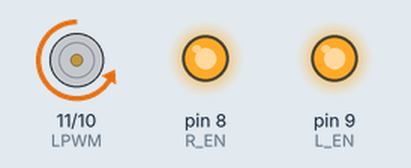
Recording of a sketch running on a simulated Arduino Uno, built with avr-gcc and run on an emulated ATmega328P. Parts: motor-driver pin pairs drawn as motors (green arrow = first pin HIGH = forward, orange = second pin HIGH = backward, longer = more drive), output pins drawn as LEDs (lit = HIGH).

Above: at 1.5 s.
At 3.5 s:
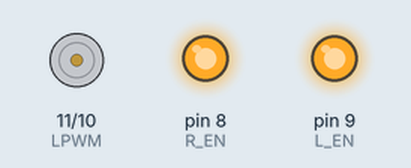
At 5.5 s:
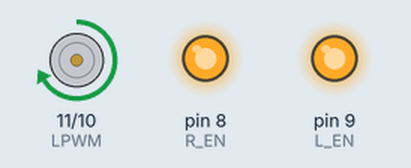
Timing chart, 0 to 10.4 s (numbered marks = the images above):
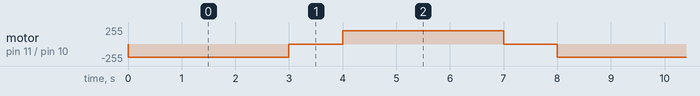

The sketch:

BTS7960-arduino-1.ino
```cpp
// Define motor control pins
#define RPWM 10
#define LPWM 11
#define R_EN 8
#define L_EN 9

void setup()
{
    // Set control pins as output
    pinMode(RPWM, OUTPUT);
    pinMode(LPWM, OUTPUT);
    pinMode(R_EN, OUTPUT);
    pinMode(L_EN, OUTPUT);

    // Enable both sides of the H-Bridge
    digitalWrite(R_EN, HIGH);
    digitalWrite(L_EN, HIGH);
}

void loop()
{
    // Rotate motor forward
    analogWrite(RPWM, 200); // PWM value (0-255)
    analogWrite(LPWM, 0);
    delay(3000);

    // Stop motor
    analogWrite(RPWM, 0);
    analogWrite(LPWM, 0);
    delay(1000);

    // Rotate motor backward
    analogWrite(RPWM, 0);
    analogWrite(LPWM, 200);
    delay(3000);

    // Stop motor
    analogWrite(RPWM, 0);
    analogWrite(LPWM, 0);
    delay(1000);
}
```

Measured:
- by itself, motor on pin 11 (LPWM) / pin 10 (RPWM): repeats every 8.0 s: stopped 1.0 s, forward 200/255 3.0 s, stopped 1.0 s, backward 200/255 3.0 s
